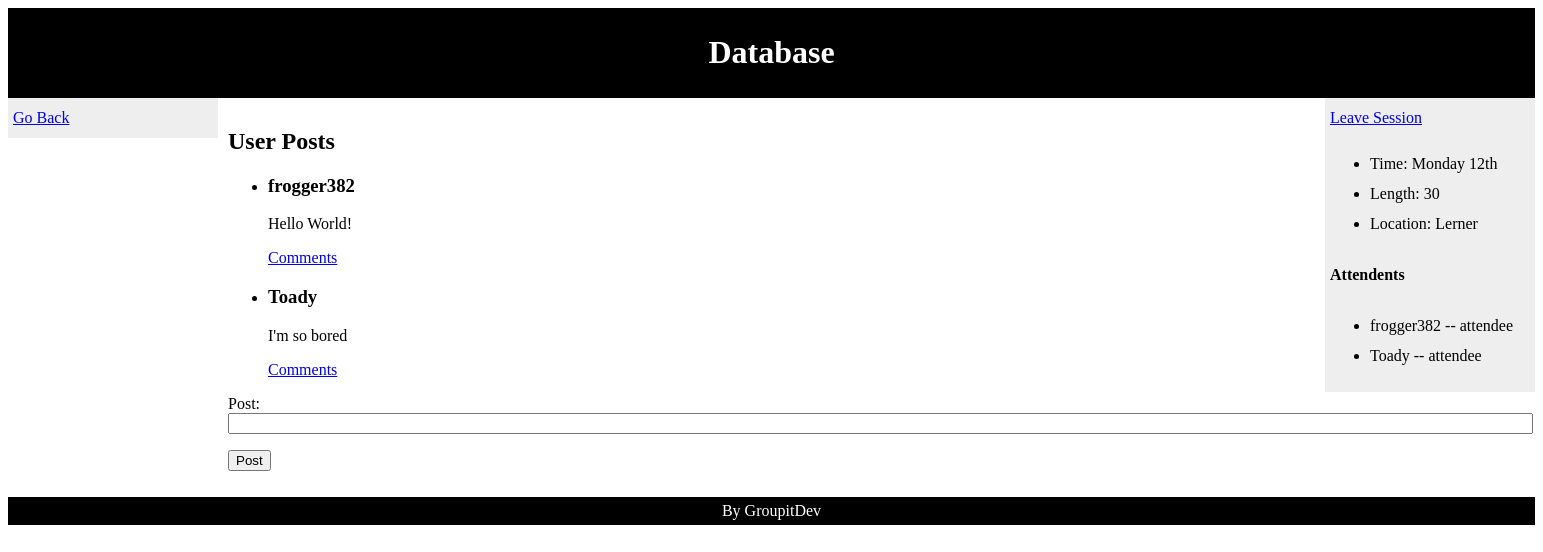
/session/1?username=Toady, run on the app's committed database.
### tables this page shows
CREATE TABLE Posts (
    pid INTEGER PRIMARY KEY,
    username STRING,
    timestamp DATETIME DEFAULT CURRENT_TIMESTAMP,
    sid INT,
    posted_text TEXT NOT NULL,
    FOREIGN KEY(username) REFERENCES Users ON DELETE CASCADE,
    FOREIGN KEY(sid) REFERENCES Sessions ON DELETE CASCADE
);

CREATE TABLE Attends (
    username STRING,
    sid INT,
    role TEXT CHECK (role IN ('attendee', 'admin')),
    PRIMARY KEY(username, sid),
    FOREIGN KEY(username) REFERENCES Users ON DELETE CASCADE,
    FOREIGN KEY(sid) REFERENCES Sessions on DELETE CASCADE
);

### server.py (the view)
@app.route('/session/<sid>', methods=['GET', 'POST'])
def sessionpage(sid):
    postform = PostForm()
    q = "select * from sessions s where s.sid = :s;"
    s = Session()
    result = s.execute(q, {'s':sid})
    rows = result.fetchall()
    username = request.args['username']
    if len(rows) == 0:
        return redirect(url_for('home', username=username))
    if postform.validate_on_submit():
        q1 = "insert into posts values (NULL, :a, NULL, :b, :c);"
        s.execute(q1, {'a':username, 'b':rows[0][1], 'c':postform.post.data})
        s.commit()
    q2 = "select username, posted_text, pid from posts order by timestamp;"
    result = s.execute(q2)
    posts = result.fetchall()
    q3 = "select * from attends where sid = :s;"
    result = s.execute(q3, {'s':rows[0][1]})
    attends = result.fetchall()
    insession = False
    for a in attends:
        if username == a[0]:
            insession = True
    return render_template('sessionspage.html', insession=str(insession), session=rows[0], attends=attends,
            posts=posts, username=username, postform=postform, sid=sid)

### forms.py
class PostForm(Form):
    post = TextField('Post', validators=[DataRequired()])

### server.py (called while the page is built)
@app.before_request
def before_request():
  try:
    global Session
    g.conn = engine.connect()
    Session = scoped_session(sessionmaker(bind=engine))
  except:
    print "uh oh, problem connecting to database"
    import traceback; traceback.print_exc()
    g.conn = None

@app.teardown_request
def teardown_request(exception):
  try:
    g.conn.close()
  except Exception as e:
    pass

### templates/sessionspage.html (shortened to what this page needs)
<!DOCTYPE html>
<html>
<head>
</head>
<body>
<div id="header">
    <h1>{{ session[2] }}</h1>
</div>
<div id="nav">
<a href={{"/home/%s" % username }}>Go Back</a><br>
</div>
<div id="posts_section">
    <h2>User Posts</h2>
    <ul class=posts>
        {% if posts %}
            {% for p in posts %}
                <li>
                    <div id=posts_list>
                        <h3>{{ p[0] }}</h3>
                        <p>{{ p[1] }}</p>
                    </div>
                </li>
                <a href={{ url_for('postspage', pid=p[2], username=username, insession=insession, sid=sid )}}>Comments</a>
            {% endfor %}
        {% endif %}
    </ul>
    {% if insession == 'True' %}
        <form action="" method="post" name="post">
            <p>
            Post:<br>
            {{ postform.post(size=160) }}<br>
            </p>
            <p><input type="submit" value="Post"></p>
        </form>
    {% endif %}
</div>
<div id="description_section">
    {% if insession == 'True' %}
        <a href={{ url_for('leavesession', username=username, sid=sid) }}>Leave Session</a>
    {% else %}
        <a href={{ url_for('joinsession', username=username, sid=sid) }}>Join Session</a>
    {% endif %}
    <ul class=descriptions>
        <li>Time: {{ session[3] }}</li>
        <li>Length: {{ session[4] }}</li>
        <li>Location: {{ session[5] }}</li>
    </ul>
    <h4>Attendents</h4>
    <ul class=attendees>
        {% for a in attends %}
            <li>{{ a[0] }} -- {{ a[2] }}</li>
        {% endfor %}
    </ul>
</div>
<div id="footer">
    By GroupitDev
</div>
</body>
</html>

### templates/sessionspage.html (style rules this page uses)
#header { background-color:black; color:white; text-align:center; padding:5px; }
#nav { line-height:30px; background-color:#eeeeee; height:auto; width:200px; float:left; padding:5px; }
#posts_section { width:500px; float:left; padding:10px; }
#description_section { line-height:30px; background-color:#eeeeee; height:auto; width:200px; float:right; padding:5px; }
#footer { background-color:black; color:white; clear:both; text-align:center; padding:5px; }

### data on the page
Posts: username "frogger382", posted_text "Hello World!"
Posts: username "Toady", posted_text "I'm so bored"
Attends: username "frogger382", role "attendee"
Attends: username "Toady", role "attendee"

### other printed values
{{ session[2] }} "Database"
{{ session[3] }} "Monday 12th"
{{ session[4] }} "30"
{{ session[5] }} "Lerner"
